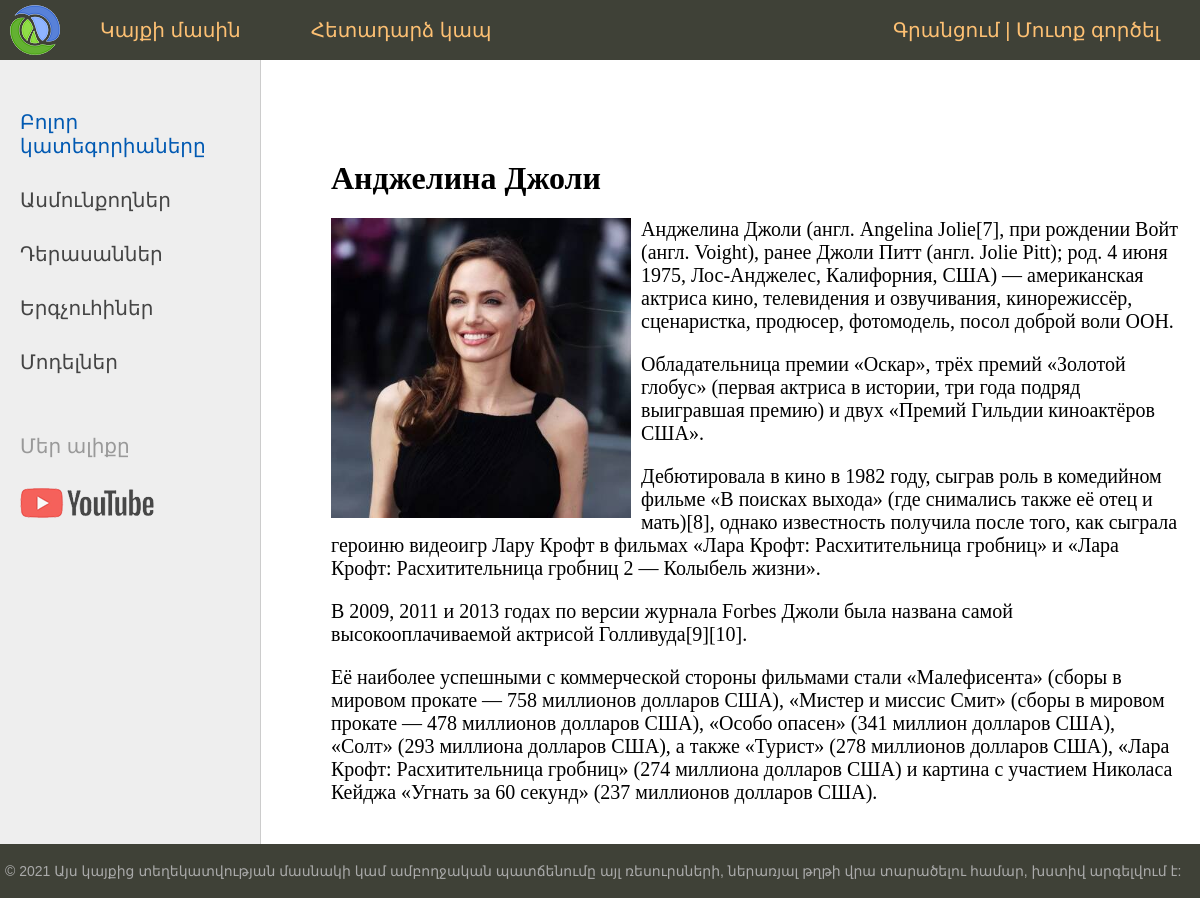
The app's page /post/andzhelina-dzholi/ with its own data.
### women/models.py (models this page shows, shortened)
class Category(models.Model):
    name = models.CharField(max_length=100, db_index=True, verbose_name="Կատեգորիա")
    slug = models.SlugField(max_length=255, unique=True, db_index=True, verbose_name="URL")
    def get_absolute_url(self):
        return reverse('category', kwargs={'cat_slug': self.slug})
    class Meta:
        verbose_name = 'Կատեգորիա'
        verbose_name_plural = 'Կատեգորիաներ'
        ordering = ['id']

class Women(models.Model):
    title = models.CharField(max_length=255, verbose_name="Վերնագիր")
    slug = models.SlugField(max_length=255, unique=True, db_index=True, verbose_name="URL")
    content = models.TextField(blank=True, verbose_name="Հոդվածի տեքստը")
    photo = models.ImageField(upload_to="photos/%Y/%m/%d/", verbose_name="Նկար")
    time_create = models.DateTimeField(auto_now_add=True, verbose_name="Ստեղծման ամսաթիվը")
    time_update = models.DateTimeField(auto_now=True, verbose_name="Փոփոխման ամսաթիվը")
    is_published = models.BooleanField(default=True, verbose_name="Հրապարակում")
    cat = models.ForeignKey('Category', on_delete=models.PROTECT, verbose_name="Կատեգորիաներ")
    def __str__(self):
        return self.title
    class Meta:
        verbose_name = 'Հայտնի կին'
        verbose_name_plural = 'Հայտնի կանայք'
        ordering = ['id']

### women/views.py (the view)
# urls.py: path('post/<slug:post_slug>/', ShowPost.as_view(), name='post'),
class ShowPost(DataMixin, DetailView):
    model = Women
    template_name = 'women/post.html'
    slug_url_kwarg = 'post_slug'
    context_object_name = 'post'
    def get_context_data(self, *, object_list=None, **kwargs):
        context = super().get_context_data(**kwargs)
        c_def = self.get_user_context(title=context['post'])
        return dict(list(context.items()) + list(c_def.items()))

### women/utils.py (called while the page is built)
    def get_user_context(self, **kwargs):
        context = kwargs
        cats = Category.objects.annotate(Count('women'))
        user_menu = menu.copy()
        if not self.request.user.is_authenticated:
            user_menu.pop(1)
        context['menu'] = user_menu
        context['cats'] = cats
        if 'cat_selected' not in context:
            context['cat_selected'] = 0
        return context

### women/templates/women/post.html
{% extends 'women/base.html' %}
{% block content %}
<h1>{{post.title}}</h1>
{% if post.photo %}
<p><img class="img-article-left" src="{{post.photo.url}}"></p>
{% endif %}
{{post.content|linebreaks}}
{% endblock %}

### women/templates/women/base.html (shortened to what this page needs)
{% load static %}
{% load women_tags %}
<!DOCTYPE html>
<html>
<head>
	<link type="text/css" href="{% static 'women/css/styles.css' %}" rel="stylesheet" />
</head>
<body>
<table class="table-page" border=0 cellpadding="0" cellspacing="0">
<tr><td valign=top>
{% block mainmenu %}
		<div class="header">
			<ul id="mainmenu" class="mainmenu">
			<li class="logo"><a href="{% url 'home' %}"><div class="logo"></div></a></li>
{% for m in menu %}
			<li><a href="{% url m.url_name %}">{{m.title}}</a></li>
{% endfor %}
				{% if request.user.is_authenticated %}
				<li class="last"> {{user.username}} | <a href="{% url 'logout' %}">Դուրս գալ</a></li>
				{% else %}
				<li class="last"><a href="{% url 'register' %}">Գրանցում</a> | <a href="{% url 'login' %}">Մուտք գործել</a></li>
				{% endif %}
			</ul>
		</div>
{% endblock mainmenu %}
<table class="table-content" border=0 cellpadding="0" cellspacing="0">
<tr>
	<td valign="top" class="left-chapters">
	<ul id="leftchapters">
{% if cat_selected == 0 %}
		<li class="selected">Բոլոր կատեգորիաները</li>
{% else %}
		<li><a href="{% url 'home' %}">Բոլոր կատեգորիաները</a></li>
{% endif %}
{% for c in cats %}
{% if c.women__count > 0 %}
	{% if c.pk == cat_selected %}
		<li class="selected">{{c.name}}</li>
	{% else %}
		<li><a href="{{ c.get_absolute_url }}">{{c.name}}</a></li>
	{% endif %}
{% endif %}
{% endfor %}
		<li class="share">
		<p>Մեր ալիքը</p>
		<a class="share-yt" href="https://www.youtube.com/channel/UClJzWfGWuGJL2t-3dYKcHTA/playlists" target="_blank" rel="nofollow"></a>
		</li>
	</ul>
</td>
<td valign="top" class="content">
	<div class="content-text">
{% block content %}
{% endblock %}
	</div>
</td></tr></table>
</td></tr>
<tr><td valign=top>
	<div id="footer">
		<p>&copy; 2021 Այս կայքից տեղեկատվության մասնակի կամ ամբողջական պատճենումը այլ ռեսուրսների, ներառյալ թղթի վրա տարածելու համար, խստիվ արգելվում է:</p>
	</div>
</td></tr></table>
</body>
</html>

### women/static/women/css/styles.css (style rules this page uses)
html, body { font-family: 'Arial'; margin: 0; padding: 0; height: 100%; width: 100%; color: #444; }
a { color: #0059b2; text-decoration: none; }
img { max-width: 600px; height: auto; }
img.img-article-left { max-width: 300px; height: auto; float: left; padding: 0 10px 10px 0; }
.table-page { width: 100%; height: 100%; vertical-align: top; }
.table-page tr { height: 100%; }
.header { background: #3F4137; height: 60px; }
.logo { background: url('../images/logo.png') no-repeat 10px 5px; width: 70px; height: 60px; }
ul.mainmenu { list-style: none; margin: 0; padding: 0; height: 60px; color: #fdc073; font-size: 20px; overflow: hidden; }
ul.mainmenu li { float: left; margin: 18px 40px 0 30px; }
ul.mainmenu li.logo { margin: 0; }
ul.mainmenu li.last { float: right; }
ul.mainmenu li a { color: #fdc073; text-decoration: none; }
.table-content { width: 100%; min-height: 100%; height: 100%; }
.left-chapters { margin: 0; background: #eee; border-right: 1px solid #ccc; min-height: 100%; }
.left-chapters ul { width: 230px; min-height: 100%; margin: 0; padding: 20px 10px 10px 20px; list-style: none; font-size: 20px; }
.left-chapters ul li { margin: 30px 0 0 0; color: #999; }
.left-chapters ul li.selected { color: #0059b2; }
.left-chapters ul li a { color: #444; text-decoration: none; }
.left-chapters ul li.share { margin: 60px 0 0 0; }
.left-chapters ul li.share p { margin: 30px 0 30px 0; }
.left-chapters ul li.share a { display: inline-block; width: 40px; height: 40px; margin: 0 20px 0 0; }
.left-chapters ul li.share a.share-yt { width: 100%; height: 30px; background: url('../images/share_yt.png') no-repeat 0 0 }
.content { padding: 40px 20px 20px 40px; width: 100%; box-sizing: border-box; }
.content-text { margin: 60px 0 0 30px; color: #000; font-size: 20px; font-family: Yandex Sans Display Light; }
.content-text h1 { font-size: 32px; }
#footer { box-sizing: border-box; background: #3F4137; padding: 5px; color: #aaa; font-size: 14px; font-family: Verdana, Geneva, Arial, Helvetica; text-align: left; overflow: hidden; }

### records on screen
Category: name "Ասմունքողներ"
Category: name "Դերասաններ"
Category: name "Երգչուհիներ"
Category: name "Մոդելներ"
Women: title "Анджелина Джоли", photo (picture), content "Анджелина Джоли (англ. Angelina Jolie[7], при рождении Войт (англ. Voight), ранее Джоли Питт (англ. Jolie Pitt); род. 4 июня 1975, Лос-Анджелес, Калифорния, США) — американская актриса кино, телевидения и озвучивания, кинорежиссёр, сценаристка, продюсер, фотомодель, посол доброй воли ООН. Обладательница премии «Оскар», трёх премий «Золотой глобус» (первая актриса в истории, три года подряд выигравшая премию) и двух «Премий Гильдии киноактёров США». Дебютировала в кино в 1982 году, сыграв роль в комедийном фильме «В поисках выхода» (где снимались также её отец и мать)[8], однако известность получила после того, как сыграла героиню видеоигр Лару Крофт в фильмах «Лара Крофт: Расхитительница…"

### other values on screen
{{ m.title }} "Կայքի մասին" "Հետադարձ կապ"
